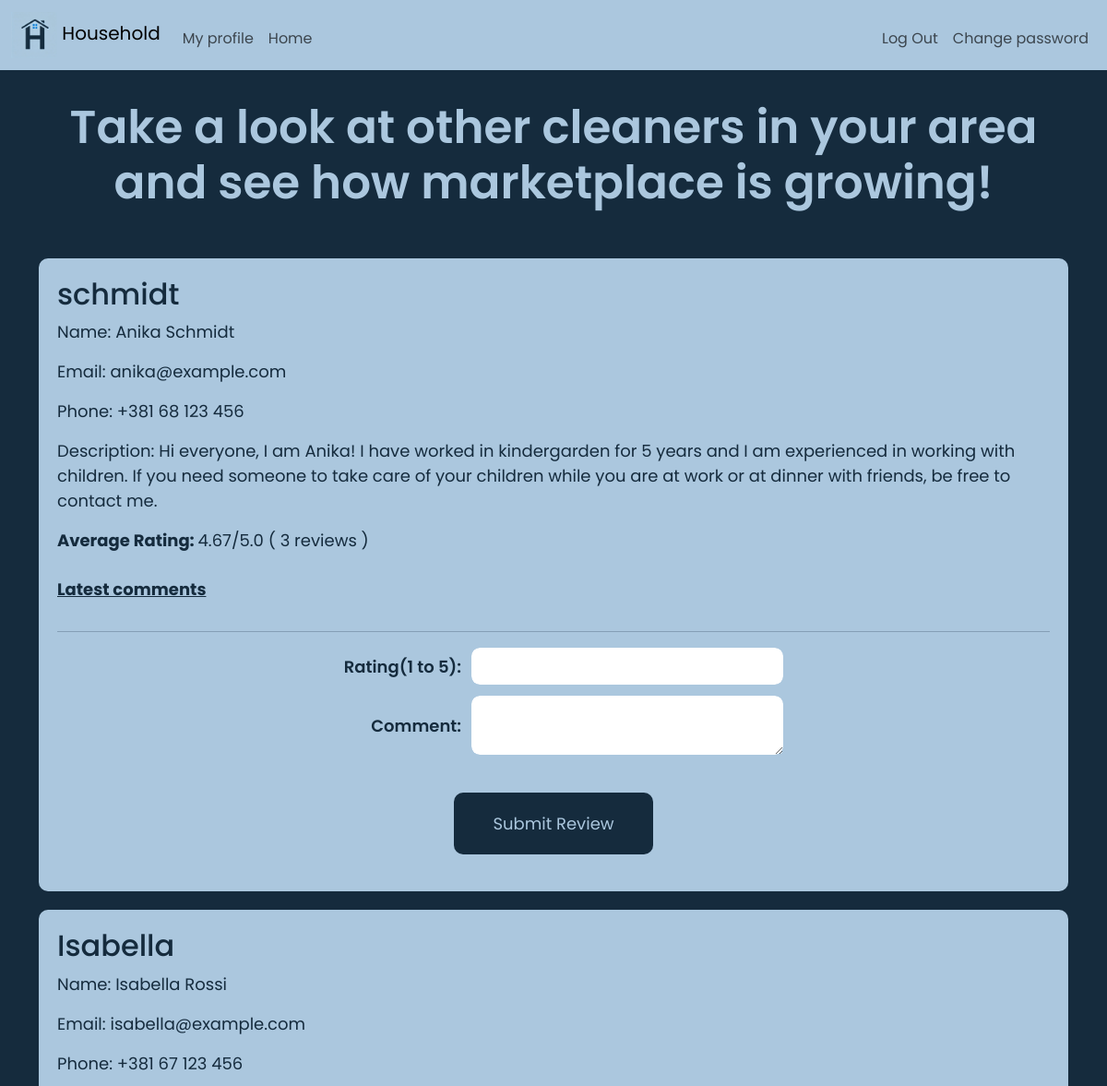
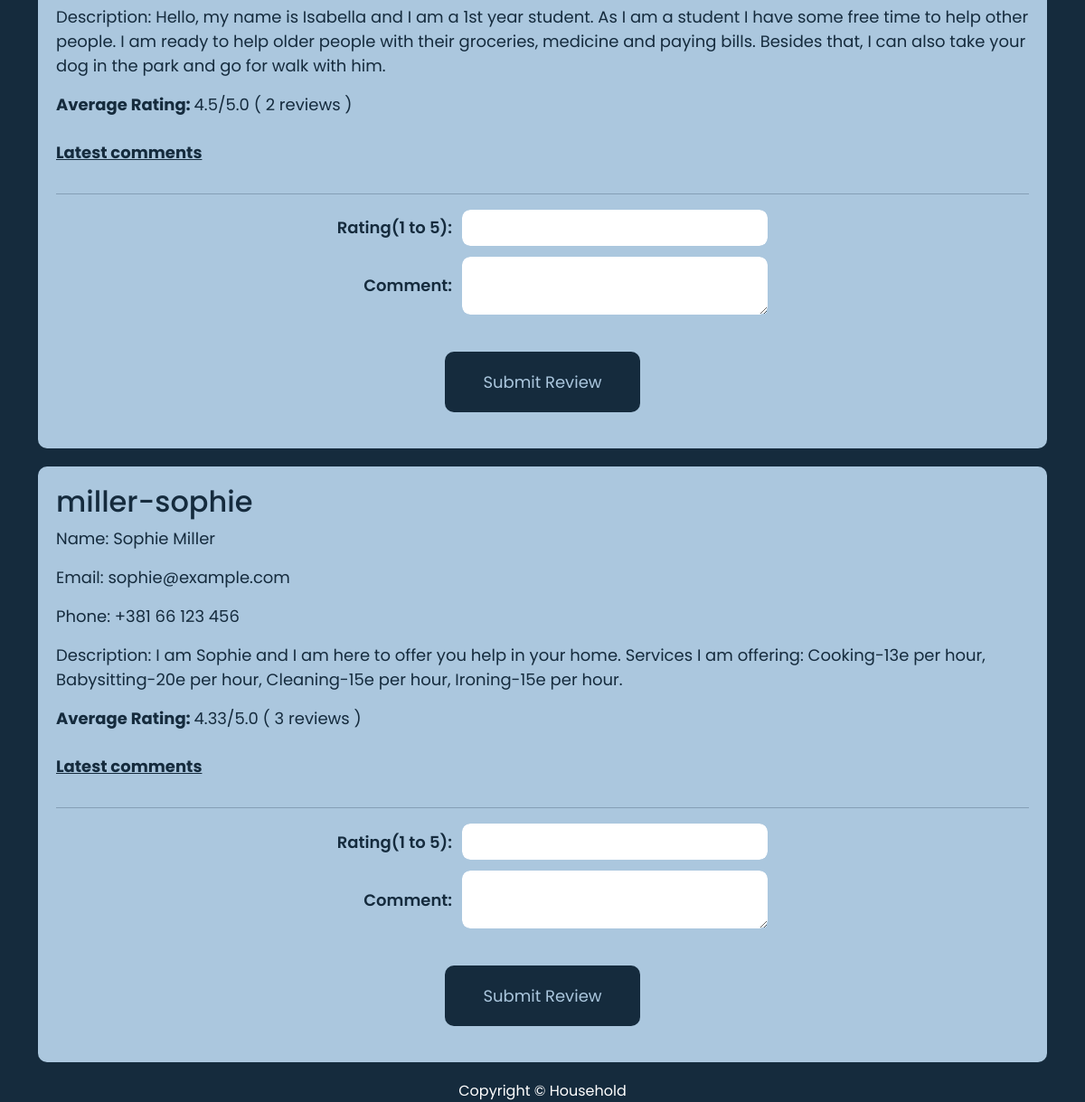
Page /cleaner_home (signed in) on the committed database (2 pictures, top to bottom).
### tables this page shows
CREATE TABLE users(
                    id INTEGER PRIMARY KEY AUTOINCREMENT,
                    username TEXT NOT NULL UNIQUE,
                    name TEXT NOT NULL,
                    surname TEXT NOT NULL,
                    email TEXT NOT NULL UNIQUE,
                    password TEXT NOT NULL,
                    user_type TEXT CHECK(user_type IN ('customer','cleaner')) NOT NULL, phone TEXT, description TEXT, city_input TEXT);

### app.py (the view)
@app.route('/cleaner_home')
@login_required
def cleaner_home():
    conn=sqlite3.connect("household.db")
    conn.row_factory = sqlite3.Row #Access columns by name
    cursor=conn.cursor()
    cursor.execute("SELECT city_input FROM users WHERE id=? AND user_type='cleaner'",(session["user_id"],))
    row=cursor.fetchone()
    if not row:
        conn.close()
        return apology("User not found or not cleaner",404)
    cleaner_city=row["city_input"]
    cursor.execute("SELECT * FROM users WHERE user_type='cleaner' AND city_input=? AND id!=?",(cleaner_city,session["user_id"],))
    cleaners=cursor.fetchall()
    cleaners_info =[]
    for c in cleaners:
        cursor.execute("SELECT COUNT(*), AVG(rating) FROM reviews WHERE cleaner_id=? ", (c["id"],))
        count,avg=cursor.fetchone()
        cursor.execute("""SELECT reviews.*, users.username AS reviewer_username
        FROM reviews
        JOIN users ON reviews.reviewer_id = users.id
        WHERE reviews.cleaner_id=?
        ORDER BY reviews.created_at DESC
        LIMIT 5""", (c["id"],))
        initial_reviews=cursor.fetchall()
        cleaners_info.append({
            "cleaner": c,
            "review_count": count if count is not None else 0,
            "avg_rating": round(avg,2) if avg is not None else 0,
            "initial_reviews": initial_reviews
            })
    conn.close()
    return render_template('cleaner_home.html', cleaners_info=cleaners_info)

### app.py (called while the page is built)
@app.after_request
def after_request(response):
    response.headers["Cache-Control"] = "no-cache, no-store, must-revalidate"
    response.headers["Expires"] = 0
    response.headers["Pragma"] = "no-cache"
    return response

### helpers.py (called while the page is built)
def login_required(f):
    @wraps(f)
    def decorated_function(*args, **kwargs):
        if session.get("user_id") is None:
            return redirect("/login")
        return f(*args, **kwargs)
    return decorated_function

### templates/cleaner_home.html (shortened to what this page needs)
{% extends "layout.html" %}
{% block main %}
    <h1 class="header" style="color: #abc7de" >
        Take a look at other cleaners in your area and see how marketplace is growing!
    </h1>
    {% if cleaners_info %}
        <div class="list_of_cleaners">
            {% for cleaner_data in cleaners_info %}
                <div class="cleaners_box">
                    <h2>{{ cleaner_data.cleaner.username }}</h2>
                    <p>Name: {{ cleaner_data.cleaner.name }}  {{ cleaner_data.cleaner.surname }}</p>
                    <p>Email: {{ cleaner_data.cleaner.email }} </p>
                    <p>Phone: {{ cleaner_data.cleaner.phone }} </p>
                    <p>Description: {{ cleaner_data.cleaner.description }} </p>
                    <p><strong>Average Rating: </strong> {{ cleaner_data.avg_rating }}/5.0 ( {{cleaner_data.review_count}} reviews )</p>
                    <p class="toggle-comments-text" style="cursor:pointer; color:#152b3d; text-decoration: underline;">
                        Latest comments
                    </p>
                    <hr>
                    {% if session.get('user_id') %}
                        <form action="leave_review" method="POST" class="leave_review_form">
                            <div class="mb-2 form-row" >
                                <label for="rating">Rating(1 to 5): </label>
                                <input type="number" class="form-control mx-auto w-auto" name="rating" min="1" max="5" required>
                            </div>
                            <div class="mb-2 form-row" >
                                <label for="comment">Comment: </label>
                                <textarea name="comment" class="form-control mx-auto w-auto" required> </textarea>
                            </div>
                             <div class="btn-wrapper">
                                <button type="submit" class="btn-submit-review">Submit Review</button>
                             </div>
                        </form>
                    {% endif %}
                </div>
            {% endfor %}
        </div>
    {% else %}
        <p> No available cleaners in your area yet. Please check later for more details.</p>
        <br>
    {% endif %}
{% endblock %}

### static/styles.css (style rules this page uses)
html, body { margin: 0; padding: 0; height: 100%; background-color: #152b3d; color: #fff; font-weight: 400; font-size: 16px; font-family: 'Poppins', sans-serif; text-align: center; }
.btn-submit-review { color: #abc7de; background-color:#152b3d; padding: 20px; border-radius:10px; text-align:center; width:20%; margin:20px auto; font-size:18px; }
.cleaners_box { background-color: #abc7de; color:#152b3d; padding: 20px; border-radius:10px; text-align:left; width:100%; margin:20px auto; font-size:18px; }
.header { background-color: #152b3d; color: #fff; padding: 2rem 1rem; text-align: center; font-size:50px; font-weight:600; }
body { -webkit-text-size-adjust: 100%; text-size-adjust: 100%; }
.toggle-comments-text { font-weight: bold; color:#152b3d; cursor: pointer; margin-top: 10px; display: inline-block; transition: color 0.2s ease; }
.form-row { display: flex; align-items: center; gap: 10px; justify-content: flex-start; max-width: 500px; margin: 10px auto; }
.form-row label { min-width: 150px; font-weight: 600; color: #152b3d; text-align: right; }
.form-row input, .form-row textarea { flex: 1; border-radius: 10px; padding: 8px 12px; border: 1px solid #abc7de; font-family: 'Poppins', sans-serif; font-size: 16px; color: #152b3d; background-color: #fff; }
.form-row textarea { resize: vertical; }
.btn-submit-review { color: #abc7de; background-color: #152b3d; padding: 20px; border-radius: 10px; text-align: center; width: 20%; margin: 20px auto; font-size: 18px; cursor: pointer; border: none; transition: background-color 0.3s ease; }
.btn-wrapper { text-align: center; margin-top: 20px; }

### rows in the picture
users: cleaner.username "schmidt", cleaner.name "Anika", cleaner.surname "Schmidt", cleaner.email "anika@example.com", cleaner.phone "+381 68 123 456", cleaner.description "Hi everyone, I am Anika! I have worked in kindergarden for 5 years and I am experienced in working with children. If you need someone to take care of your children while you are at work or at dinner with friends, be free to contact me."
users: cleaner.username "Isabella", cleaner.name "Isabella", cleaner.surname "Rossi", cleaner.email "isabella@example.com", cleaner.phone "+381 67 123 456", cleaner.description "Hello, my name is Isabella and I am a 1st year student. As I am a student I have some free time to help other people. I am ready to help older people with their groceries, medicine and paying bills. Besides that, I can also take your dog in the park and go for walk with him."
users: cleaner.username "miller-sophie", cleaner.name "Sophie", cleaner.surname "Miller", cleaner.email "sophie@example.com", cleaner.phone "+381 66 123 456", cleaner.description "I am Sophie and I am here to offer you help in your home. Services I am offering: Cooking-13e per hour, Babysitting-20e per hour, Cleaning-15e per hour, Ironing-15e per hour."

### other values in the picture
{{ cleaner_data.avg_rating }} "4.67" "4.5" "4.33"
{{ cleaner_data.review_count }} "3" "2" "3"
